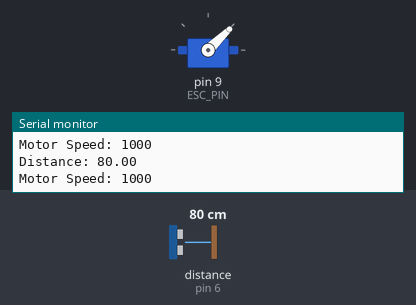
Recording of a sketch running on a simulated Arduino Uno, built with avr-gcc and run on an emulated ATmega328P. Parts: servo, the last lines printed to the serial monitor. The inputs (shaded band) are chosen by the test bench; at power-on: distance to the obstacle (sensor on pin 6) 80 cm. The echo pulse lasts 58.3 µs per cm.

Above: at 1.2 s.
1.3 s: distance to the obstacle (sensor on pin 6) set to 250 cm
At 1.9 s:
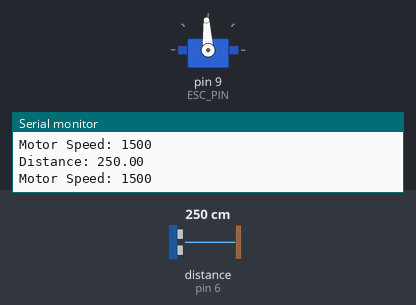
2.8 s: distance to the obstacle (sensor on pin 6) set to 299 cm
At 3.5 s:
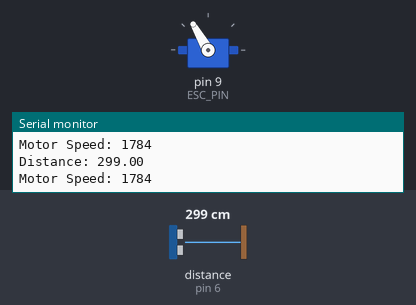
4.4 s: distance to the obstacle (sensor on pin 6) set to 2 cm
At 5.8 s:
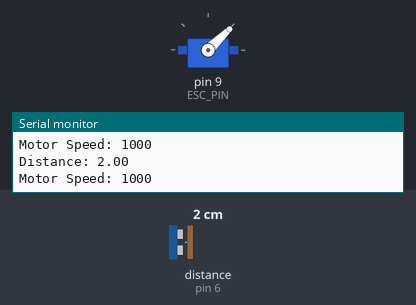
Timing chart, 0 to 7.4 s (numbered marks = the images above; inputs shaded):
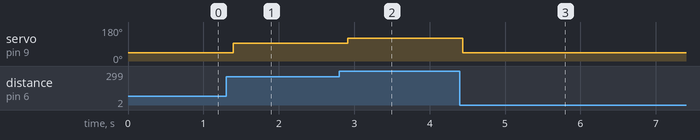

The sketch:

TUBES_FIRMWARE_19624156_19624201_1924046_13223060.ino
```cpp
#include <Servo.h>
#include <HCSR04.h>

class PID {
private:
    float kp, ki, kd;
    float error, lastError, integral;

public:
    PID(float Kp, float Ki, float Kd) {
        kp = Kp;
        ki = Ki;
        kd = Kd;
        error = 0;
        lastError = 0;
        integral = 0;
    }

    void compute(float setpoint, float current) {
        error = setpoint - current;
        integral += error;
        float derivative = error - lastError;
        float output = kp * error + ki * integral + kd * derivative;
        lastError = error;

        if (output > 2000) output = 2000;
        if (output < 1000) output = 1000;
        setOutput(output);
    }

    void setOutput(float output) {
        this->output = output;
    }

    float getOutput() {
        return this->output;
    }

    void tunePID(float Kp, float Ki, float Kd) {
        this->kp = Kp;
        this->ki = Ki;
        this->kd = Kd;
    }
private:
    float output;
};

#define TRIG_PIN 5
#define ECHO_PIN 6
#define ESC_PIN 9

float setpoint = 30.0;
PID pid(1.0, 0.1, 0.01);

Servo esc;
HCSR04 ultrasonic(TRIG_PIN, ECHO_PIN);

class Motor {
private:
    Servo esc;
public:
    void init() {
        esc.attach(ESC_PIN);
        esc.writeMicroseconds(1500);
    }
    void setSpeed(int speed) {
        esc.writeMicroseconds(speed);
    }
};

Motor motor;

long duration;
float distance;

void setup() {
    Serial.begin(115200);
    motor.init();
}

void loop() {
    distance = ultrasonic.dist();

    Serial.print("Distance: ");
    Serial.println(distance);

    int motorSpeed = 1500;

    if (distance >= 0 && distance <= 100) {
        motorSpeed = 1000;
    }
    else if (distance > 100 && distance <= 250) {
        motorSpeed = map(distance, 100, 250, 1000, 1500);
    }
    else if (distance > 250 && distance <= 336) {
        motorSpeed = map(distance, 250, 336, 1500, 2000);
    }

    Serial.print("Motor Speed: ");
    Serial.println(motorSpeed);
    motor.setSpeed(motorSpeed);

    delay(100);
}
```

Measured:
- after the input at 1.3 s, servo on pin 9 (ESC_PIN): 44° → 93° after 0.10 s
- after the input at 2.8 s, servo on pin 9 (ESC_PIN): 93° → 120° after 0.11 s
- after the input at 4.4 s, servo on pin 9 (ESC_PIN): 120° → 44° at once
